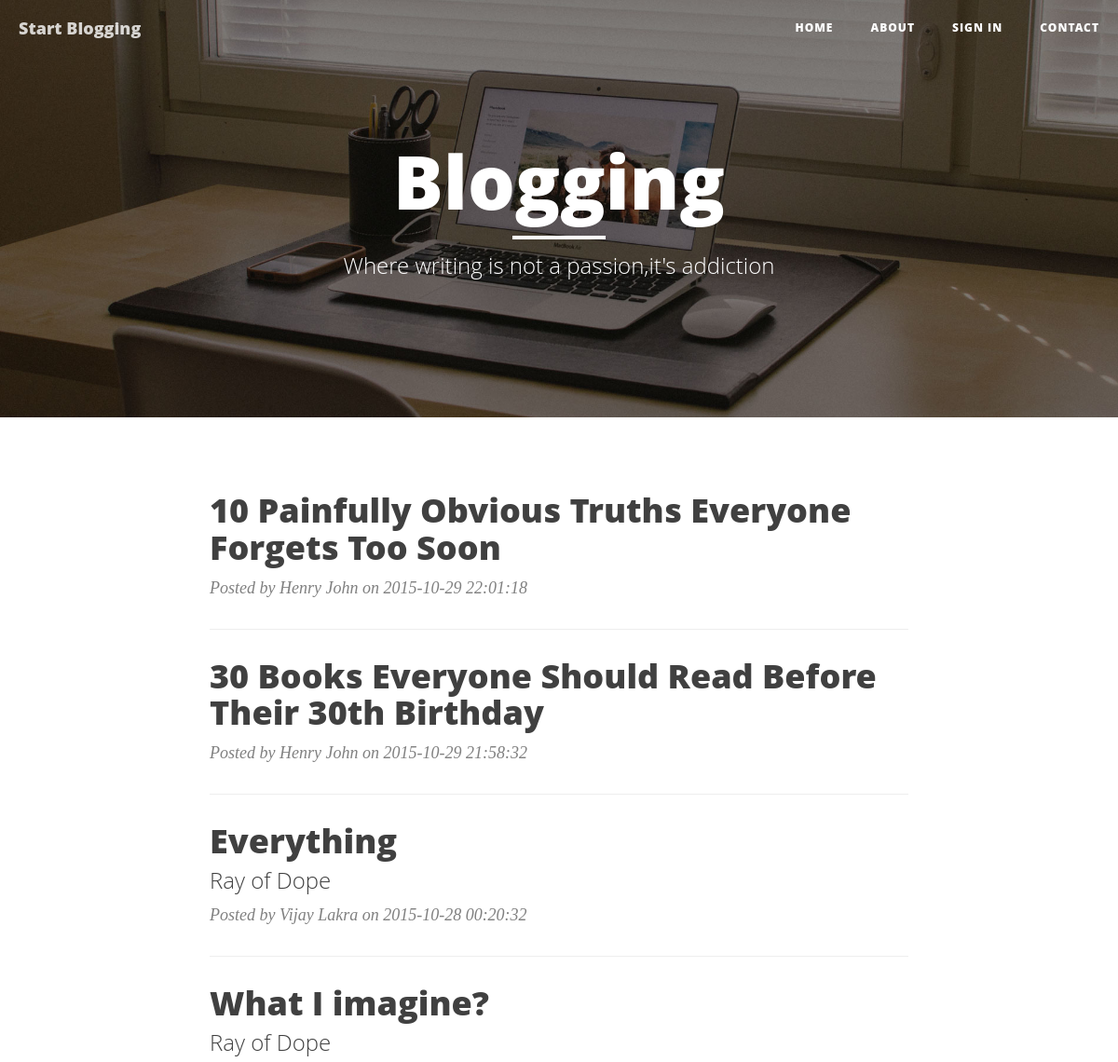
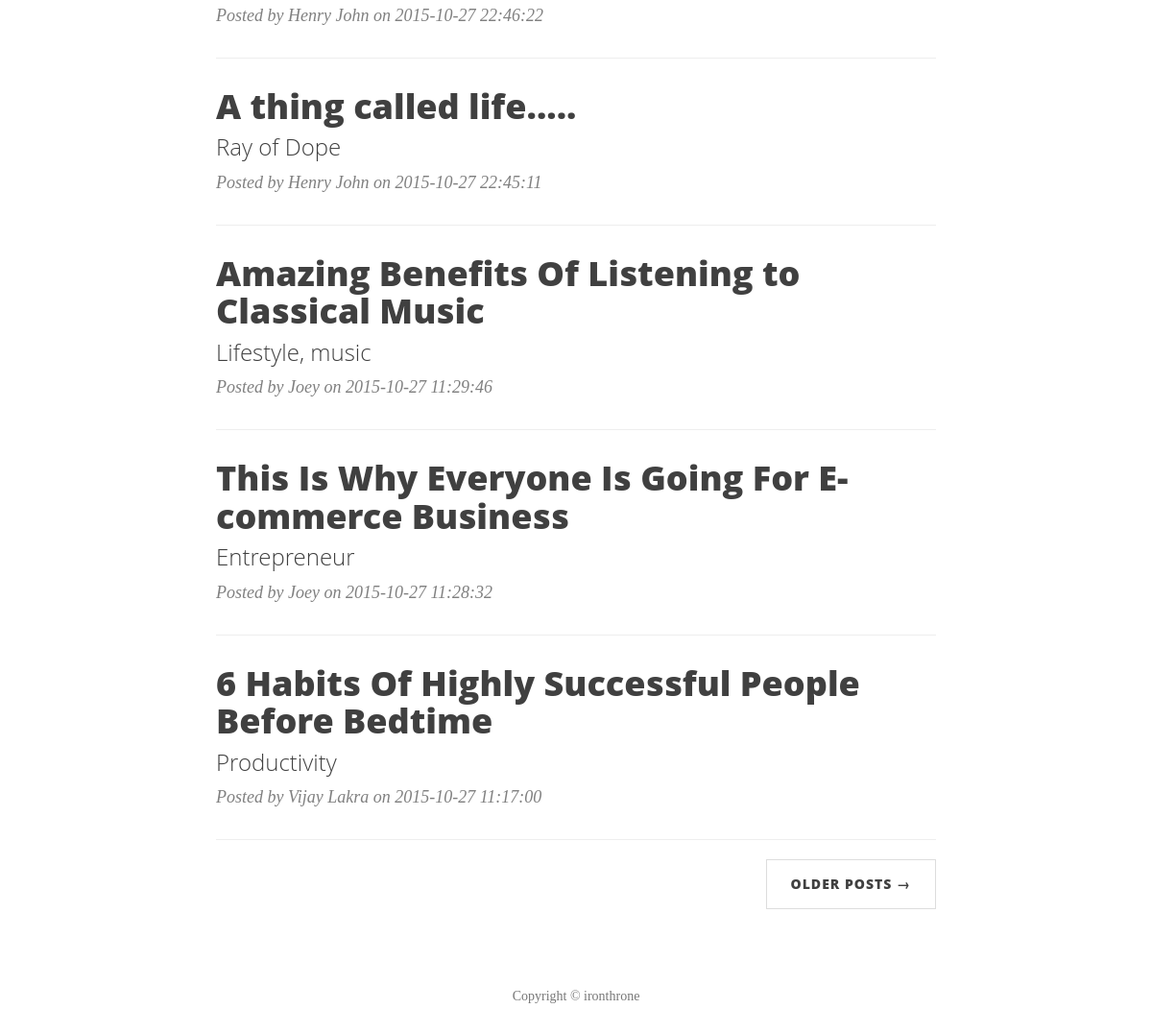
The page / on the database its author committed (2 pictures, top to bottom).
### tables this page shows
CREATE TABLE IF NOT EXISTS `contents` (
  `post_id` int(11) NOT NULL,
  `user_id` int(11) NOT NULL,
  `name` varchar(25) NOT NULL,
  `contents` longtext NOT NULL,
  `date` varchar(50) NOT NULL,
  `heading` varchar(500) NOT NULL,
  `subheading` varchar(200) NOT NULL
);

### index.php (the view, shortened to what this page needs)
<!DOCTYPE html>
<html lang="en">
<head>
    <link href="css/bootstrap.min.css" rel="stylesheet">
    <link href="css/clean-blog.min.css" rel="stylesheet">
</head>
<body>
    <nav class="navbar navbar-default navbar-custom navbar-fixed-top">
        <div class="container-fluid">
            <div class="navbar-header page-scroll">
                <a class="navbar-brand" href="index.php">Start Blogging</a>
            </div>
            <div class="collapse navbar-collapse" id="bs-example-navbar-collapse-1">
                <ul class="nav navbar-nav navbar-right">
                    <li>
                        <a href="index.php">Home</a>
                    </li>
                    <li>
                        <a href="about.php">About</a>
                    </li>
                    <li>
                        <a href="user_login.php">Sign in</a>
                    </li>
                    <li>
                        <a href="contact.html">Contact</a>
                    </li>
                </ul>
            </div>
        </div>
    </nav>
    <header class="intro-header" style="background-image: url('img/home-bg.jpg')">
        <div class="container">
            <div class="row">
                <div class="col-lg-8 col-lg-offset-2 col-md-10 col-md-offset-1">
                    <div class="site-heading">
                        <h1>Blogging</h1>
                        <hr class="small">
                        <span class="subheading">Where writing is not a passion,it's addiction</span>
                    </div>
                </div>
            </div>
        </div>
    </header>
     <div class="container">
        <div class="row">
            <div class="col-lg-8 col-lg-offset-2 col-md-10 col-md-offset-1">
				<?php
								 $query_content = mysql_query("select * from contents order by date DESC")or die(mysql_error());
								 $count=0;
								  while($row = mysql_fetch_array($query_content)){
										$count++;
									 if($count >8) break;
									 $id = $row['post_id'];
			 ?>
			  <div class="post-preview">
                    <a href="genpost.php<?php echo '?id='.$id; ?>">
                        <h2 class="post-title">
                            <?php echo $row['heading']; ?>
                        </h2>
                        <h3 class="post-subtitle">
                          <?php echo $row['subheading']; ?>
                        </h3>
                    </a>
                   	<p class="post-meta">Posted by  <?php echo $row['name']; ?>  on <?php echo $row['date']; ?>
                </div>
                <hr>
               <?php } ?>
			<?php
                 	if($count >8 )
						     {
			?>
			<ul class="pager">
					<li class="next">
                        <a href="oldgenpost.php<?php echo '?pid=' .$id; ?>">Older Posts &rarr;</a>
                    </li>
                </ul>
			<?php }?>
			</div>
        </div>
    </div>
    <footer>
        <div class="container">
            <div class="row">
                <div class="col-lg-8 col-lg-offset-2 col-md-10 col-md-offset-1">
                    <p class="copyright text-muted">Copyright &copy; ironthrone</p>
                </div>
            </div>
        </div>
    </footer>
</body>
</html>

### rows shown on the page
contents: heading "10 Painfully Obvious Truths Everyone Forgets Too Soon", name "Henry John", date "2015-10-29 22:01:18"
contents: heading "30 Books Everyone Should Read Before Their 30th Birthday", name "Henry John", date "2015-10-29 21:58:32"
contents: heading "Everything", subheading "Ray of Dope", name "Vijay Lakra", date "2015-10-28 00:20:32"
contents: heading "What I imagine?", subheading "Ray of Dope", name "Henry John", date "2015-10-27 22:46:22"
contents: heading "A thing called life.....", subheading "Ray of Dope", name "Henry John", date "2015-10-27 22:45:11"
contents: heading "Amazing Benefits Of Listening to Classical Music", subheading "Lifestyle, music", name "Joey", date "2015-10-27 11:29:46"
contents: heading "This Is Why Everyone Is Going For E-commerce Business", subheading "Entrepreneur", name "Joey", date "2015-10-27 11:28:32"
contents: heading "6 Habits Of Highly Successful People Before Bedtime", subheading "Productivity", name "Vijay Lakra", date "2015-10-27 11:17:00"
